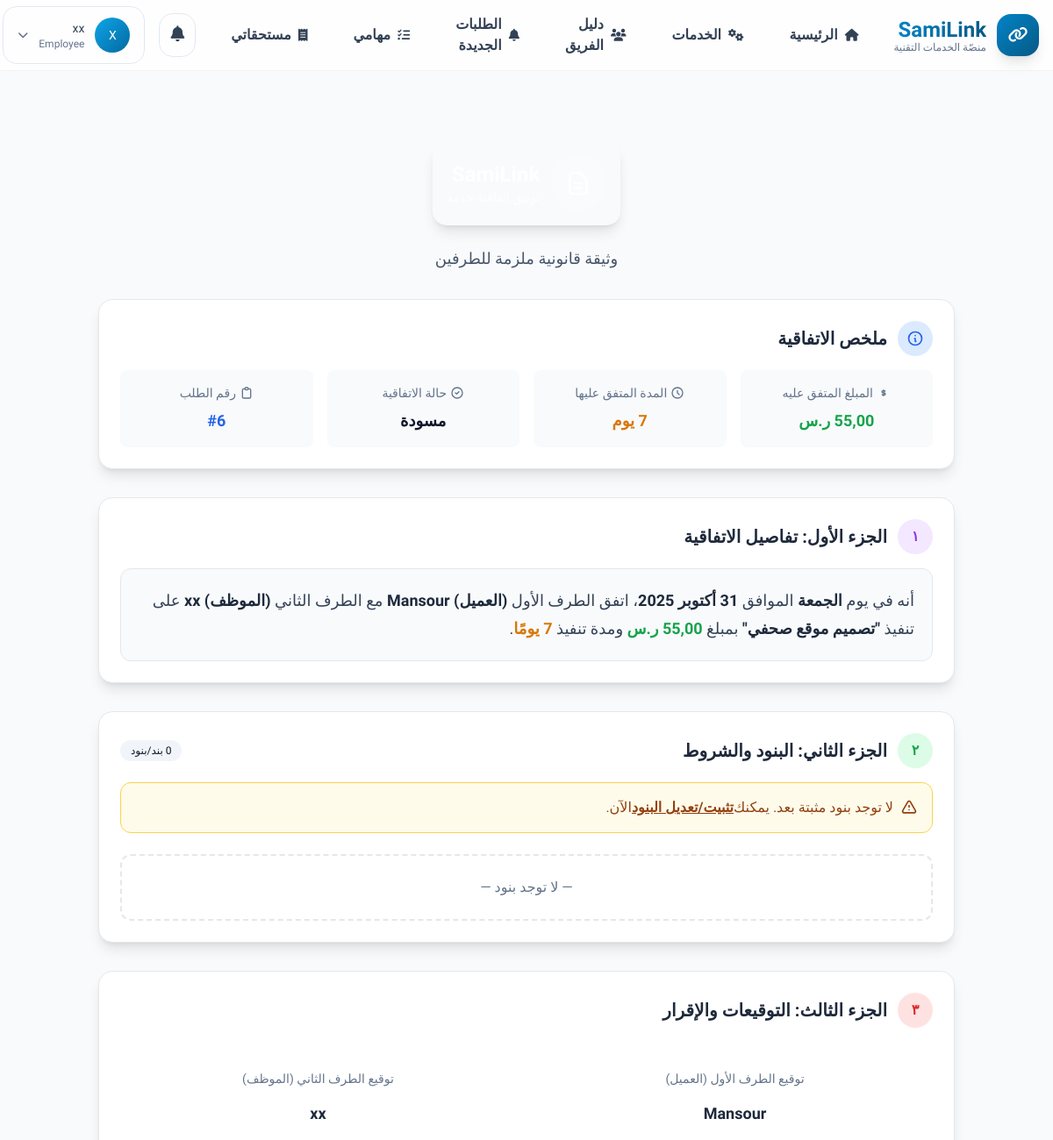
The app's page /agreements/6/ (signed in, upper part), older data.
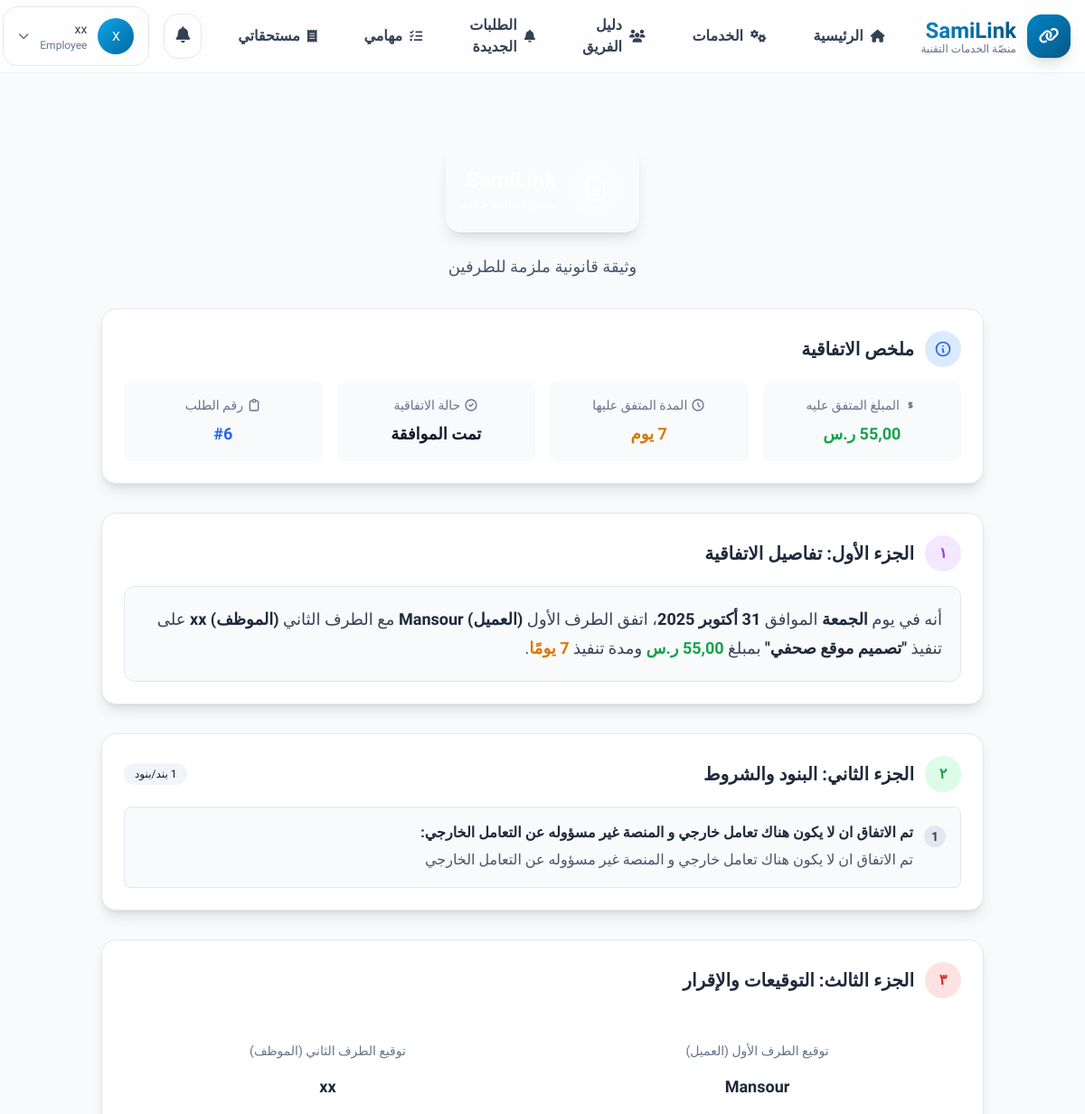
The same page, newer data.
### agreements/models.py (models this page shows, shortened)
class Agreement(models.Model):
    class Status(models.TextChoices):
        DRAFT = "draft", "مسودة"
        PENDING = "pending", "بانتظار موافقة العميل"
        ACCEPTED = "accepted", "تمت الموافقة"
        REJECTED = "rejected", "مرفوضة"
    request = models.OneToOneField(
        "marketplace.Request",
        on_delete=models.CASCADE,
        related_name="agreement",
        verbose_name="الطلب",
    )
    employee = models.ForeignKey(
        User,
        on_delete=models.PROTECT,
        related_name="agreements_as_employee",
        verbose_name="الموظف",
    )
    title = models.CharField("عنوان الاتفاقية", max_length=200)
    text = models.TextField("نص الاتفاقية", blank=True)
    duration_days = models.PositiveIntegerField("المدة (أيام)", default=7)
    total_amount = models.DecimalField(
        "الإجمالي (ريال)", max_digits=12, decimal_places=2, default=Decimal("0.00")
    )
    status = models.CharField(max_length=16, choices=Status.choices, default=Status.DRAFT)
    rejection_reason = models.TextField("سبب الرفض (إن وُجد)", blank=True)
    created_at = models.DateTimeField(auto_now_add=True)
    updated_at = models.DateTimeField(auto_now=True)
    def get_day_name_ar(self) -> str:
        dt = getattr(self, "created_at", None) or timezone.now()
        return _AR_WEEKDAYS[dt.weekday()]
    def get_date_text_ar(self) -> str:
        dt = getattr(self, "created_at", None) or timezone.now()
        return f"{dt.day} {_AR_MONTHS[dt.month]} {dt.year}"
    @property
    def client_display(self) -> str:
        req = self.request
        for attr in ("client", "customer", "user", "owner", "created_by"):
            obj: Any = getattr(req, attr, None)
            if obj:
                if hasattr(obj, "get_full_name"):
                    try:
                        return obj.get_full_name() or str(obj)
                    except Exception:  # pragma: no cover
                        return str(obj)
                name = getattr(obj, "name", None) or getattr(obj, "username", None) or getattr(obj, "email", None)
                return str(name or obj)
        return "—"
    @property
    def employee_display(self) -> str:
        emp = getattr(self, "employee", None)
        if not emp:
            return "—"
        if hasattr(emp, "get_full_name"):
            try:
                return emp.get_full_name() or str(emp)
            except Exception:  # pragma: no cover
                return str(emp)
        return str(getattr(emp, "name", None) or getattr(emp, "email", None) or emp)
    class Meta:
        indexes = [
            models.Index(fields=["status", "created_at"]),
            models.Index(fields=["employee"]),
        ]
        constraints = [
            models.CheckConstraint(check=models.Q(total_amount__gte=0), name="agreement_total_amount_gte_0"),
            models.CheckConstraint(check=models.Q(duration_days__gte=1), name="agreement_duration_days_gte_1"),
        ]
        verbose_name = "اتفاقية"
        verbose_name_plural = "اتفاقيات"

class AgreementClauseItem(models.Model):
    agreement = models.ForeignKey(
        "agreements.Agreement",
        on_delete=models.CASCADE,
        related_name="clause_items",
        verbose_name="الاتفاقية",
    )
    clause = models.ForeignKey(
        AgreementClause,
        on_delete=models.SET_NULL,
        null=True,
        blank=True,
        verbose_name="البند الجاهز",
    )
    custom_text = models.TextField("نص مخصص", blank=True)
    position = models.PositiveIntegerField("الترتيب", default=1)
    class Meta:
        verbose_name = "بند ضمن الاتفاقية"
        verbose_name_plural = "بنود الاتفاقية المختارة"
        ordering = ["position", "id"]
        constraints = [
            models.UniqueConstraint(
                fields=["agreement", "position"],
                name="uniq_clauseitem_position_per_agreement",
            ),
        ]

class AgreementClause(models.Model):
    key = models.SlugField("المعرّف الفريد", unique=True, help_text="معرف فريد (بالإنجليزية) للبند")
    title = models.CharField("عنوان البند", max_length=200)
    body = models.TextField("نص البند")
    is_active = models.BooleanField("مفعل؟", default=True)
    created_at = models.DateTimeField(auto_now_add=True)
    updated_at = models.DateTimeField(auto_now=True)
    class Meta:
        verbose_name = "بند اتفاقية"
        verbose_name_plural = "بنود الاتفاقية"
        ordering = ["title"]

### marketplace/models.py (models this page shows, shortened)
class Request(models.Model):
    class Status(models.TextChoices):
        NEW = "new", "طلب جديد"
        OFFER_SELECTED = "offer_selected", "تم اختيار عرض"
        AGREEMENT_PENDING = "agreement_pending", "اتفاقية بانتظار الموافقة"
        IN_PROGRESS = "in_progress", "قيد التنفيذ"
        COMPLETED = "completed", "مكتمل"
        DISPUTED = "disputed", "نزاع"          # توحيد التسمية إلى DISPUTED للتوافق مع بقية التطبيقات
        CANCELLED = "cancelled", "ملغى"
    client = models.ForeignKey(User, on_delete=models.CASCADE, related_name="requests_as_client")
    assigned_employee = models.ForeignKey(
        User, on_delete=models.SET_NULL, related_name="requests_as_employee", null=True, blank=True
    )
    title = models.CharField("العنوان", max_length=160)
    details = models.TextField("التفاصيل", blank=True)
    estimated_duration_days = models.PositiveIntegerField("مدة تقديرية (أيام)", default=7)
    estimated_price = models.DecimalField("سعر تقريبي", max_digits=12, decimal_places=2, default=0)
    links = models.TextField("روابط مرتبطة (اختياري)", blank=True)
    status = models.CharField(max_length=32, choices=Status.choices, default=Status.NEW, db_index=True)
    has_milestones = models.BooleanField(default=False)
    has_dispute = models.BooleanField(default=False)
    offer_selected_at = models.DateTimeField("تاريخ اختيار العرض", null=True, blank=True)
    agreement_due_at = models.DateTimeField("موعد استحقاق إرسال الاتفاقية", null=True, blank=True)
    sla_agreement_overdue = models.BooleanField("تجاوز مهلة إنشاء الاتفاقية (تم التنبيه؟)", default=False)
    created_at = models.DateTimeField(auto_now_add=True)
    updated_at = models.DateTimeField(auto_now=True)
    class Meta:
        indexes = [
            models.Index(fields=["status", "created_at"]),
            models.Index(fields=["client"]),
            models.Index(fields=["assigned_employee"]),
            models.Index(fields=["agreement_due_at"]),
        ]
        verbose_name = "طلب"
        verbose_name_plural = "طلبات"

### accounts/models.py (models this page shows, shortened)
class User(AbstractBaseUser, PermissionsMixin):
    class Role(models.TextChoices):
        ADMIN = "admin", "مدير عام"
        FINANCE = "finance", "مالية"
        EMPLOYEE = "employee", "موظف"
        CLIENT = "client", "عميل"
    email = models.EmailField("البريد الإلكتروني", unique=True, db_index=True)
    phone = models.CharField(
        "الجوال",
        max_length=16,  # + ثم حتى 15 رقم
        blank=True,
        null=True,
        help_text="أدخل أي صيغة (05 أو 00966 أو 966 أو +966). سيُحفظ دوليًا تلقائيًا.",
        validators=[RegexValidator(r"^[\d\+\s\-\(\)]{3,}$", "صيغة رقم غير صالحة.")],
    )
    name = models.CharField("الاسم", max_length=150, blank=True)
    role = models.CharField("الدور", max_length=16, choices=Role.choices, default=Role.CLIENT)
    is_active = models.BooleanField(default=True)
    is_staff = models.BooleanField(default=False)
    date_joined = models.DateTimeField(default=timezone.now)
    objects = UserManager()
    USERNAME_FIELD = "email"
    REQUIRED_FIELDS: list[str] = []
    class Meta:
        verbose_name = "مستخدم"
        verbose_name_plural = "مستخدمون"
        indexes = [
            models.Index(fields=["role"]),
            models.Index(fields=["email"]),
            models.Index(fields=["phone"]),
        ]
        constraints = [
            models.UniqueConstraint(
                Lower("email"), name="uniq_user_email_ci"
            ),
        ]
    def get_full_name(self) -> str:
        return self.name or self.email

### agreements/views.py (the view)
# urls.py: path("<int:pk>/", views.detail, name="detail"),
@login_required
def detail(request: HttpRequest, pk: int) -> HttpResponse:
    ag = get_object_or_404(
        Agreement.objects.select_related("request", "employee", "request__client")
        .prefetch_related("clause_items__clause", "milestones"),
        pk=pk,
    )
    req = ag.request
    user = request.user
    allowed = (
        user.id == req.client_id
        or user.id == getattr(req, "assigned_employee_id", None)
        or user.id == ag.employee_id
        or _is_admin(user)
    )
    if not allowed:
        messages.error(request, "غير مصرح بعرض هذه الاتفاقية.")
        return redirect("marketplace:request_detail", pk=req.pk)
    ctx = {"agreement": ag, "req": req, "rejection_reason": ag.rejection_reason}
    return render(request, "agreements/agreement_detail.html", ctx)

### templates/agreements/agreement_detail.html (shortened to what the changed rows need)
{% extends "base.html" %}
{% load static %}
{% block content %}
<div class="max-w-5xl mx-auto p-6 print:p-0" dir="rtl">
  <div class="rounded-2xl border bg-white dark:bg-slate-800 p-6 shadow-lg mb-8 fade-in card-hover">
    <div class="flex items-center mb-4">
      <h2 class="text-xl font-bold text-slate-800 dark:text-white">ملخص الاتفاقية</h2>
    </div>
    <div class="grid md:grid-cols-4 gap-4 text-sm">
      <div class="bg-slate-50 dark:bg-slate-700/50 p-4 rounded-lg text-center">
        <div class="text-slate-500 dark:text-slate-400 mb-2 flex items-center justify-center">
          <svg xmlns="http://www.w3.org/2000/svg" class="h-4 w-4 ml-1" fill="none" viewBox="0 0 24 24" stroke="currentColor">
            <path stroke-linecap="round" stroke-linejoin="round" stroke-width="2" d="M9 12l2 2 4-4m6 2a9 9 0 11-18 0 9 9 0 0118 0z" />
          </svg>
          حالة الاتفاقية
        </div>
        <div class="font-semibold text-lg">{{ agreement.get_status_display }}</div>
      </div>
      <div class="bg-slate-50 dark:bg-slate-700/50 p-4 rounded-lg text-center">
        <div class="font-semibold text-lg">
          <a class="text-blue-600 dark:text-blue-400 hover:underline" href="{% url 'marketplace:request_detail' agreement.request.id %}">#{{ agreement.request.id }}</a>
        </div>
      </div>
    </div>
  </div>
  <div class="rounded-2xl border bg-white dark:bg-slate-800 p-6 shadow-lg mb-8 fade-in card-hover">
    <div class="flex items-center mb-4">
      <h2 class="text-xl font-bold text-slate-800 dark:text-white">الجزء الأول: تفاصيل الاتفاقية</h2>
    </div>
    <div class="bg-slate-50 dark:bg-slate-700/30 p-5 rounded-xl border border-slate-200 dark:border-slate-600">
      <p class="leading-8 text-slate-700 dark:text-slate-300 text-lg">
        أنه في يوم <strong class="text-slate-800 dark:text-white">{{ agreement.get_day_name_ar }}</strong> الموافق
        <strong class="text-slate-800 dark:text-white">{{ agreement.get_date_text_ar }}</strong>،
        اتفق الطرف الأول <strong class="text-slate-800 dark:text-white">(العميل) {{ agreement.client_display }}</strong>
        مع الطرف الثاني <strong class="text-slate-800 dark:text-white">(الموظف) {{ agreement.employee_display }}</strong>
        على تنفيذ <strong class="text-slate-800 dark:text-white">"{{ agreement.title }}"</strong>
        بمبلغ <strong class="text-green-600 dark:text-green-400">{{ agreement.total_amount|floatformat:2 }} ر.س</strong>
        ومدة تنفيذ <strong class="text-amber-600 dark:text-amber-400">{{ agreement.duration_days }} يومًا</strong>.
      </p>
    </div>
  </div>
  <div class="rounded-2xl border bg-white dark:bg-slate-800 p-6 shadow-lg mb-8 fade-in card-hover">
    <div class="flex items-center justify-between mb-4">
      <div class="flex items-center">
        <h2 class="text-xl font-bold text-slate-800 dark:text-white">الجزء الثاني: البنود والشروط</h2>
      </div>
      <div class="text-xs rounded-full bg-slate-100 dark:bg-slate-700 px-3 py-1 font-medium">
      </div>
    </div>
    {% if agreement.clause_items.count == 0 %}
      <div class="mb-6 p-4 rounded-xl border border-amber-300 bg-amber-50 dark:bg-amber-900/20 text-amber-800 dark:text-amber-200 flex items-center">
        لا توجد بنود مثبتة بعد.
        {% if user.is_authenticated %}
          {% if user.is_staff or user.is_superuser or user.id == agreement.employee_id %}
            يمكنك <a class="underline font-semibold" href="{% url 'agreements:finalize_clauses' agreement.pk %}">تثبيت/تعديل البنود</a> الآن.
          {% endif %}
        {% endif %}
      </div>
    {% endif %}
    <ol class="space-y-4">
      {% for item in agreement.clause_items.all %}
        <li class="clause-item p-4 rounded-lg bg-slate-50 dark:bg-slate-700/30 border border-slate-200 dark:border-slate-600">
          <div class="flex">
            <span class="flex items-center justify-center w-6 h-6 bg-slate-200 dark:bg-slate-600 rounded-full text-sm font-bold text-slate-700 dark:text-slate-300 ml-3 mt-1">
              {{ forloop.counter }}
            </span>
            <div class="flex-1">
              {% if item.clause %}
                <strong class="text-slate-800 dark:text-slate-200 block mb-1">{{ item.clause.title }}:</strong>
                <span class="text-slate-600 dark:text-slate-400 leading-7">{{ item.clause.body }}</span>
              {% else %}
                <span class="text-slate-600 dark:text-slate-400 leading-7">{{ item.custom_text }}</span>
              {% endif %}
            </div>
          </div>
        </li>
      {% empty %}
        <li class="text-slate-500 text-center py-6 border-2 border-dashed rounded-xl">— لا توجد بنود —</li>
      {% endfor %}
    </ol>
  </div>
  <div class="rounded-2xl border bg-white dark:bg-slate-800 p-6 shadow-lg mb-8 fade-in card-hover">
    <div class="flex items-center mb-6">
      <h2 class="text-xl font-bold text-slate-800 dark:text-white">الجزء الثالث: التوقيعات والإقرار</h2>
    </div>
    <div class="grid grid-cols-1 md:grid-cols-2 gap-6">
      <div class="signature-box p-6 rounded-xl text-center">
        <div class="text-sm text-slate-500 dark:text-slate-400 mb-4">توقيع الطرف الأول (العميل)</div>
        <div class="font-semibold text-lg text-slate-800 dark:text-slate-200 mb-6">{{ agreement.client_display }}</div>
      </div>
      <div class="signature-box p-6 rounded-xl text-center">
        <div class="text-sm text-slate-500 dark:text-slate-400 mb-4">توقيع الطرف الثاني (الموظف)</div>
        <div class="font-semibold text-lg text-slate-800 dark:text-slate-200 mb-6">{{ agreement.employee_display }}</div>
      </div>
    </div>
  </div>
</div>
{% endblock %}

Row changes from the older to the newer data that the page shows:
changed Agreement "الجمعة": status "مسودة" → "تمت الموافقة"
added AgreementClauseItem: clause "تم الاتفاق ان لا يكون هناك تعامل خارجي و المنصة غير مسؤوله عن التعامل الخارجي", clause.body "تم الاتفاق ان لا يكون هناك تعامل خارجي و المنصة غير مسؤوله عن التعامل الخارجي"
Text that changed along with them:
text no longer shown: "لا توجد بنود مثبتة بعد. يمكنك تثبيت/تعديل البنود الآن. — لا توجد بنود —"
